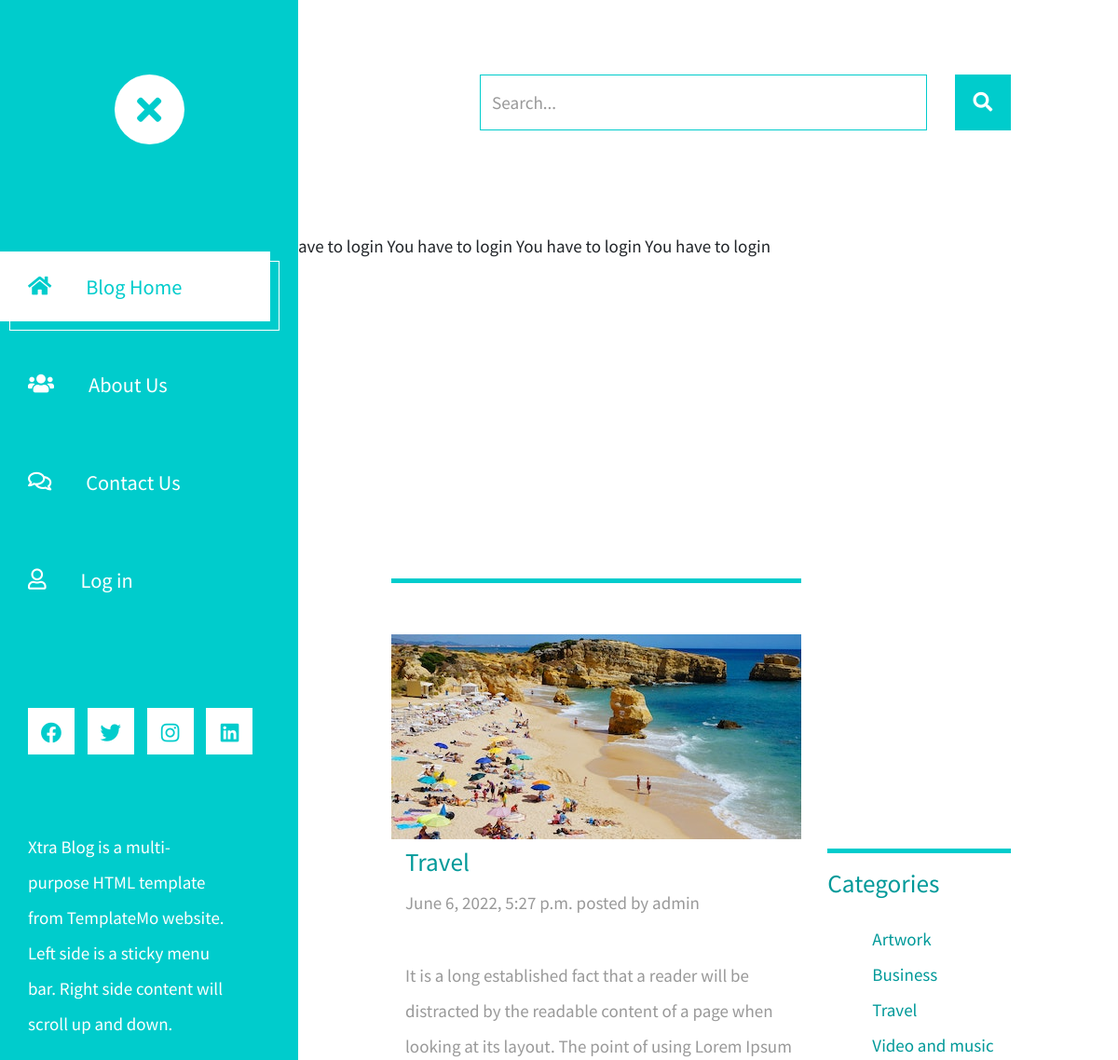
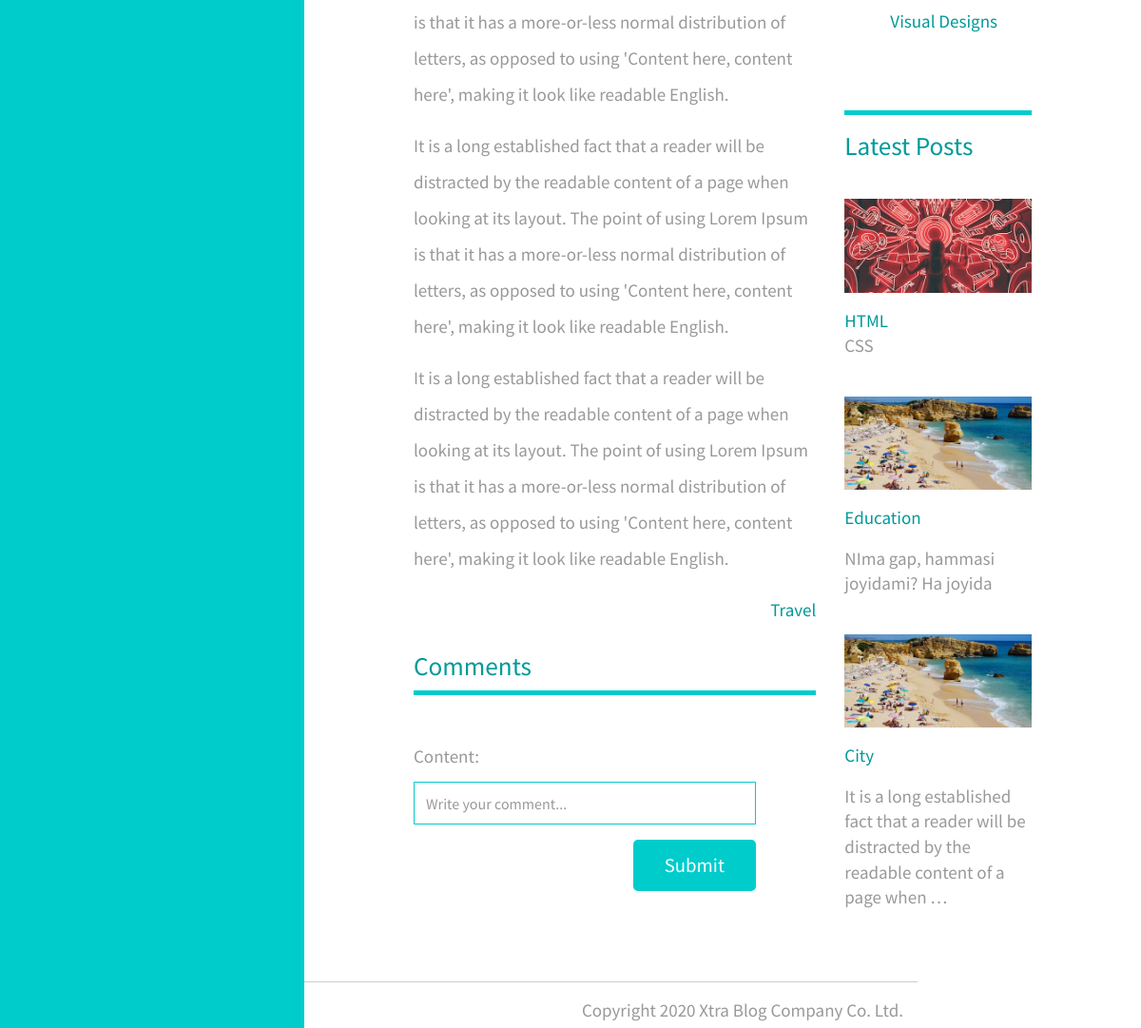
/post/0497a1e9-7892-4305-9607-bb8ef74ba1b7/, run on the app's committed database (2 pictures, top to bottom).
### post/models.py (models this page shows, shortened)
class Post(models.Model):
    title = models.CharField(max_length=500, null=True, blank=True)
    body = RichTextField()
    photo = models.ImageField(upload_to='photos/%Y/%m/%d/', blank=True, null=True)
    author = models.ForeignKey(User, on_delete=models.CASCADE)
    category = models.ForeignKey(Category, on_delete=models.PROTECT, blank=True, null=True)
    tag = models.ManyToManyField(Tag, blank=True)
    created_at = models.DateTimeField(auto_now_add=True)
    id = models.UUIDField(default=uuid.uuid4, unique=True, primary_key=True, editable=False)
    class Meta:
        verbose_name = 'Post'
        verbose_name_plural = 'Posts'
        ordering = ['-created_at']

class Category(models.Model):
    title = models.CharField(max_length=200, null=True, blank=True)
    id = models.UUIDField(default=uuid.uuid4, unique=True, primary_key=True, editable=False)
    def __str__(self):
        return self.title
    class Meta:
        verbose_name = 'Category'
        verbose_name_plural = 'Categories'
        ordering = ['title']

class Comment(models.Model):
    user = models.ForeignKey(User, on_delete=models.CASCADE)
    post = models.ForeignKey(Post, on_delete=models.CASCADE)
    name = models.CharField(max_length=50, blank=True, null=True)
    email = models.EmailField(max_length=50, blank=True, null=True)
    content = RichTextField()
    created_at = models.DateTimeField(auto_now_add=True)
    id = models.UUIDField(default=uuid.uuid4, unique=True, primary_key=True, editable=False)

### post/views.py (the view)
# urls.py: path('post/<str:pk>/', views.post_detail, name="post"),
def post_detail(request, pk):
    post = Post.objects.get(id=pk)
    categories = Category.objects.all()
    related_post = Post.objects.all().order_by('-created_at')[:3]
    comments = Comment.objects.filter(post=pk)
    if request.user.is_authenticated:
        if request.method == 'POST':
            form = CommentForm(request.POST)
            if form.is_valid():
                form = form.save(commit=False)
                form.user = request.user
                form.post = post
                form.save()
                return redirect('post', pk)
        else:
            form = CommentForm()
    else:
        form = CommentForm()
        messages.error(request, 'You have to login You have to login You have to login You have to login You have to login You have to login')
    context = {'post': post, 'related_post': related_post, 'categories': categories, 'comments': comments, 'form': form}
    return render(request, 'post/get_post.html', context)

### post/forms.py
class CommentForm(forms.ModelForm):
    class Meta:
        model = Comment
        fields = ('content',)
        widgets = {
            'content': forms.TextInput(attrs={'class': 'form-control', 'placeholder': 'Write your comment...'})
        }

### post/templates/post/get_post.html (shortened to what this page needs)
{% extends 'base.html' %}
{% load static %}
{% block content %}
<div class="tm-mb-65">
    <a href="https://facebook.com" class="tm-social-link">
    </a>
    <a href="https://twitter.com" class="tm-social-link">
    </a>
    <a href="https://instagram.com" class="tm-social-link">
    </a>
    <a href="https://linkedin.com" class="tm-social-link">
    </a>
</div>
<p class="tm-mb-80 pr-5 text-white">
    Xtra Blog is a multi-purpose HTML template from TemplateMo website. Left side is a sticky menu bar. Right side
    content will scroll up and down.
</p>
<div class="container-fluid">
    <main class="tm-main">
        <div class="row tm-row">
            <div class="col-5.5">
                <hr class="tm-hr-primary tm-mb-55">
                <div class="tm-post-link-inner">
                    <img src="{{ post.photo.url }}" alt="Image" class="img-fluid">
                </div>
            </div>
        </div>
        <div class="row tm-row">
            <div class="col-lg-8 tm-post-col">
                <div class="tm-post-full">
                    <div class="mb-4">
                        <h2 class="pt-2 tm-color-primary tm-post-title">{{ post.title }}</h2>
                        <p class="tm-mb-40">{{ post.created_at }} posted by {{ post.author }}</p>
                        {{ post.body|safe }}
                        <span class="d-block text-right tm-color-primary">{{ post.category }}</span>
                    </div>
                    <div>
                        <h2 class="tm-color-primary tm-post-title">Comments</h2>
                        <hr class="tm-hr-primary tm-mb-45">
                        <form action="#" class="mb-5 tm-comment-form" method="post">
                            {{ form.as_p }}
                            <div class="text-right">
                                <button class="tm-btn tm-btn-primary tm-btn-small">Submit</button>
                            </div>
                        </form>
                    </div>
                </div>
            </div>
            <aside class="col-lg-4 tm-aside-col">
                <div class="tm-post-sidebar">
                    <hr class="mb-3 tm-hr-primary">
                    <h2 class="mb-4 tm-post-title tm-color-primary">Categories</h2>
                    <ul class="tm-mb-75 pl-5 tm-category-list">
                        {% for item in categories %}
                        <li><a href="{% url 'posts' %}?category={{ item.title }}" class="tm-color-primary">{{ item.title }}</a></li>
                        {% endfor %}
                    </ul>
                    <hr class="mb-3 tm-hr-primary">
                    <h2 class="tm-mb-40 tm-post-title tm-color-primary">Latest Posts</h2>
                    {% for item in related_post %}
                    <a href="{% url 'post' item.id %}" class="d-block tm-mb-40">
                        <figure>
                            <img src="{{ item.photo.url }}" alt="Image" class="mb-3 img-fluid">
                            <figcaption class="tm-color-primary">{{ item.title }}
                                <p>
                                    {{ item.body|truncatewords_html:20|safe }}
                                </p>
                            </figcaption>
                        </figure>
                    </a>
                    {% endfor %}
                </div>
            </aside>
        </div>
    </main>
</div>
{% endblock content %}

### templates/base.html (shortened to what this page needs)
{% load static %}
<!DOCTYPE html>
<html lang="en">
<head>
    <link rel="stylesheet" href="{% static 'fontawesome/css/all.min.css' %}">
    <link href="{% static 'css/bootstrap.min.css' %}" rel="stylesheet">
    <link href="{% static 'css/templatemo-xtra-blog.css' %}" rel="stylesheet">
</head>
<body>
{% include 'inc/_header.html' %}
{% if messages %}
<ul class="messages">
    {% for message in messages %}
    <li{% if message.tags %} class="{{ message.tags }}"{% endif %}>{{ message }}</li>
    {% endfor %}
</ul>
{% endif %}
{% block content %}
{% endblock content %}
{% include 'inc/_footer.html' %}
</body>
</html>

### templates/inc/_header.html (shortened to what this page needs)
<header class="tm-header" id="tm-header">
    <div class="tm-header-wrapper">
        <div class="tm-site-header">
            <div class="mb-3 mx-auto tm-site-logo"><i class="fas fa-times fa-2x"></i></div>
        </div>
        <nav class="tm-nav" id="tm-nav">
            <ul>
                <li class="tm-nav-item active"><a href="{% url 'posts' %}" class="tm-nav-link">
                    <i class="fas fa-home"></i>
                    Blog Home
                </a></li>
                <li class="tm-nav-item"><a href="{% url 'about' %}" class="tm-nav-link">
                    <i class="fas fa-users"></i>
                    About Us
                </a></li>
                <li class="tm-nav-item"><a href="{% url 'contact' %}" class="tm-nav-link">
                    <i class="far fa-comments"></i>
                    Contact Us
                </a></li>
                {% if request.user.is_authenticated %}
                <p>Hello {{ request.user }}</p>
                <li class="tm-nav-item"><a href="{% url 'logout' %}" class="tm-nav-link">
                    <i class="far fa-user"></i>
                    Logout
                </a></li>
                {% else %}
                <li class="tm-nav-item"><a href="{% url 'login' %}" class="tm-nav-link">
                    <i class="far fa-user"></i>
                    Log in
                </a></li>
                {% endif %}
            </ul>
        </nav>
        <div class="tm-mb-65">
            <a rel="nofollow" href="https://fb.com/templatemo" class="tm-social-link">
                <i class="fab fa-facebook tm-social-icon"></i>
            </a>
            <a href="https://twitter.com" class="tm-social-link">
                <i class="fab fa-twitter tm-social-icon"></i>
            </a>
            <a href="https://instagram.com" class="tm-social-link">
                <i class="fab fa-instagram tm-social-icon"></i>
            </a>
            <a href="https://linkedin.com" class="tm-social-link">
                <i class="fab fa-linkedin tm-social-icon"></i>
            </a>
        </div>
        <p class="tm-mb-80 pr-5 text-white">
            Xtra Blog is a multi-purpose HTML template from TemplateMo website. Left side is a sticky menu bar. Right
            side content will scroll up and down.
        </p>
    </div>
</header>
<div class="container-fluid">
    <main class="tm-main">
        <div class="row tm-row">
            <div class="col-12">
                <form method="GET" action="{% url 'posts' %}" class="form-inline tm-mb-80 tm-search-form">
                    <input class="form-control tm-search-input" name="q" type="text" placeholder="Search..."
                           aria-label="Search">
                    <button class="tm-search-button" type="submit">
                        <i class="fas fa-search tm-search-icon" aria-hidden="true"></i>
                    </button>
                </form>
            </div>
        </div>
    </main>
</div>

### templates/inc/_footer.html
<footer class="row tm-row">
    <hr class="col-12">
    <div class="col-md-6 col-12 tm-color-gray">
        Design: <a rel="nofollow" target="_parent" href="https://templatemo.com" class="tm-external-link">TemplateMo</a>
    </div>
    <div class="col-md-6 col-12 tm-color-gray tm-copyright">
        Copyright 2020 Xtra Blog Company Co. Ltd.
    </div>
</footer>

### data on the page
Post: photo (picture), title "Travel", created_at "June 6, 2022, 5:27 p.m.", author "admin", body "It is a long established fact that a reader will be distracted by the readable content of a page when looking at its layout. The point of using Lorem Ipsum is that it has a more-or-less normal distribution of letters, as opposed to using 'Content here, content here', making it look like readable English. It is a long established fact that a reader will be distracted by the readable content of a page when looking at its layout. The point of using Lorem Ipsum is that it has a more-or-less normal distribution of letters, as opposed to using 'Content here, content here', making it look like readable English. It is a long established fact that a reader will be distracted by the readable content…", category "Travel"
Category: title "Artwork"
Category: title "Business"
Category: title "Travel"
Category: title "Video and music"
Category: title "Visual Designs"
Post: photo (picture), title "HTML", body "CSS"
Post: photo (picture), title "Education", body "NIma gap, hammasi joyidami? Ha joyida"
Post: photo (picture), title "City", body "It is a long established fact that a reader will be distracted by the readable content of a page when …"

### other printed values
{{ message }} "You have to login You have to login You have to login You have to login You have to login You have to login"
